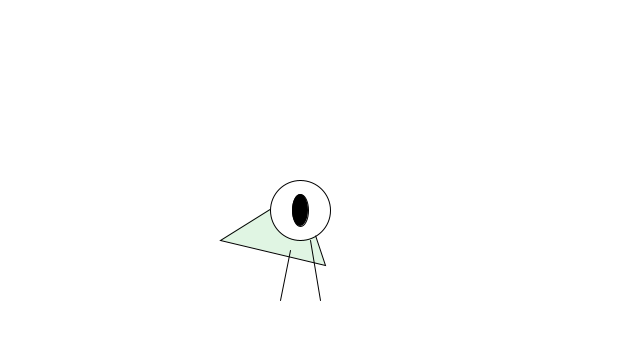
Frame 1 (no input)
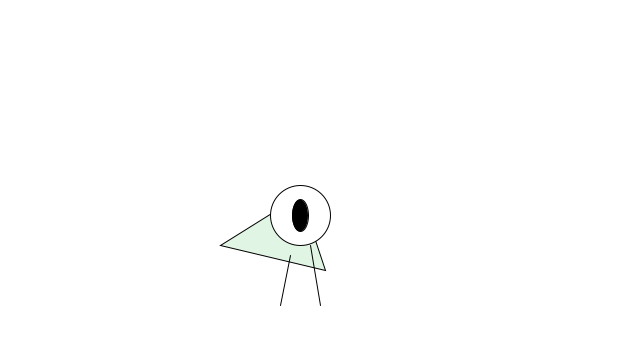
Frame 60 (the mouse pressed at the canvas centre just before this capture)
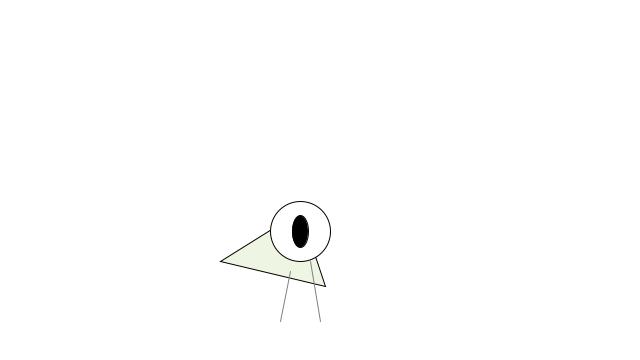
Frame 120 (the mouse held since frame 60 and released just before this capture)

The Processing sketch that drew these frames (run headless with seeded random() and noise(); from frame 60 on, the mouse is pressed at the canvas centre):

// Processing sketch: Creature_MoveMent
// ── Creature_MoveMent.pde
float arms = 100;
float lav = 140;
float speed = 0;
float gravity = 0.1;


void setup(){ //runs once at startup
  size(640,360); //size of square
}

void draw(){ //runs over and over
  background(255); //background color
     fill(175);
  stroke(0);
  
  float c1 = map(mouseX, 0, width, 0, 255);
  
  ellipseMode(CENTER);
  rectMode(CENTER);
  
  lav = lav + speed;
  speed = speed+gravity;
  if(lav > 200){
    speed = speed * -0.95;
    lav = 200;
}
  translate(200, lav);
  
   //body
  stroke(0); //stroke color
  fill(c1,176,23,31); //color of body
  triangle(125,125,100,50,20,100); //(x1,y1,x2,y2);
  
  //head
  fill(255); //color of fill
  ellipse(100,70,60,60); //(x1,y1,x2,y2);
  
  //eyes
  fill(0); //color of fill
  ellipse(100,70,16,32); //(x1,y1,x2,y2);
  
  
  //legs
  stroke(c1); //stroke color
  line(90,110,80,160); //(x1,y1,x2,y2);
  line(110,100,120,160); //(x1,y1,x2,y2);
}
